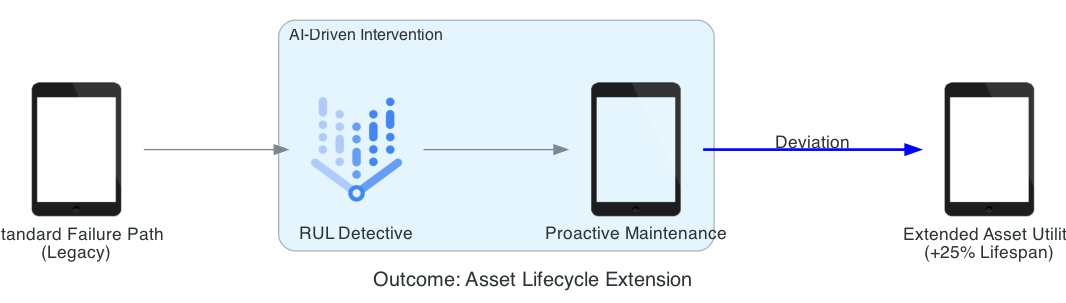

Here is the Python script that generated this plot:
from diagrams import Diagram, Cluster, Edge
from diagrams.gcp.ml import VertexAI
from diagrams.generic.device import Tablet

graph_attr = {"pad": "0.1", "nodesep": "1.0", "ranksep": "1.5", "bgcolor": "transparent"}

with Diagram("Outcome: Asset Lifecycle Extension", show=False, filename="asset_lifecycle_extension", direction="LR", graph_attr=graph_attr):
    standard_path = Tablet("Standard Failure Path\n(Legacy)")
    
    with Cluster("AI-Driven Intervention"):
        detector = VertexAI("RUL Detective")
        care = Tablet("Proactive Maintenance")

    extended_life = Tablet("Extended Asset Utility\n(+25% Lifespan)")

    standard_path >> detector >> care >> Edge(label="Deviation", color="blue", style="bold") >> extended_life
